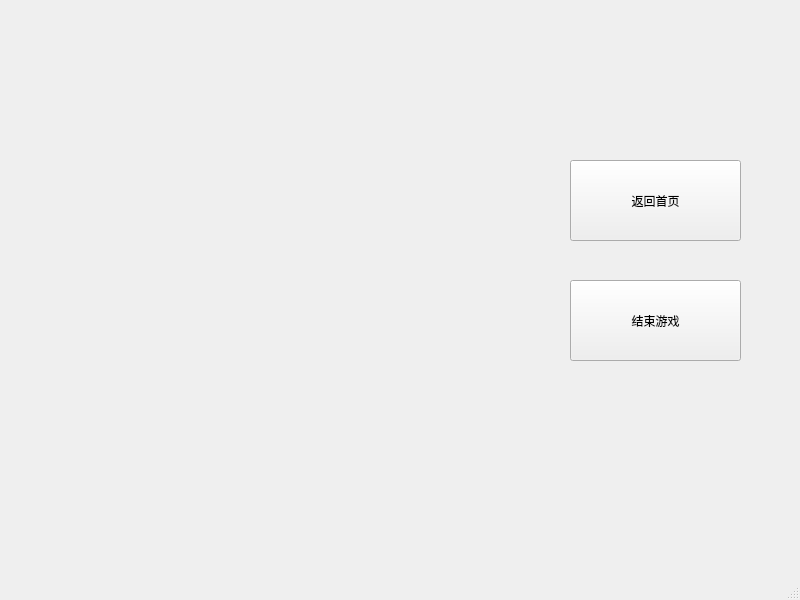
<?xml version="1.0" encoding="UTF-8"?>
<ui version="4.0">
 <class>EndWindow</class>
 <widget class="QMainWindow" name="EndWindow">
  <property name="geometry">
   <rect>
    <x>0</x>
    <y>0</y>
    <width>800</width>
    <height>600</height>
   </rect>
  </property>
  <property name="windowTitle">
   <string>MainWindow</string>
  </property>
  <widget class="QWidget" name="centralwidget">
   <widget class="QPushButton" name="pushButton_2">
    <property name="geometry">
     <rect>
      <x>570</x>
      <y>160</y>
      <width>171</width>
      <height>81</height>
     </rect>
    </property>
    <property name="styleSheet">
     <string notr="true">font: 26pt &quot;楷体&quot;;
border-image: url(:/images/button.png);</string>
    </property>
    <property name="text">
     <string>返回首页</string>
    </property>
   </widget>
   <widget class="QPushButton" name="pushButton_3">
    <property name="geometry">
     <rect>
      <x>570</x>
      <y>280</y>
      <width>171</width>
      <height>81</height>
     </rect>
    </property>
    <property name="styleSheet">
     <string notr="true">font: 26pt &quot;楷体&quot;;
border-image: url(:/images/button.png);</string>
    </property>
    <property name="text">
     <string>结束游戏</string>
    </property>
   </widget>
  </widget>
  <widget class="QMenuBar" name="menubar">
   <property name="geometry">
    <rect>
     <x>0</x>
     <y>0</y>
     <width>800</width>
     <height>23</height>
    </rect>
   </property>
  </widget>
  <widget class="QStatusBar" name="statusbar"/>
 </widget>
 <resources/>
 <connections/>
</ui>
